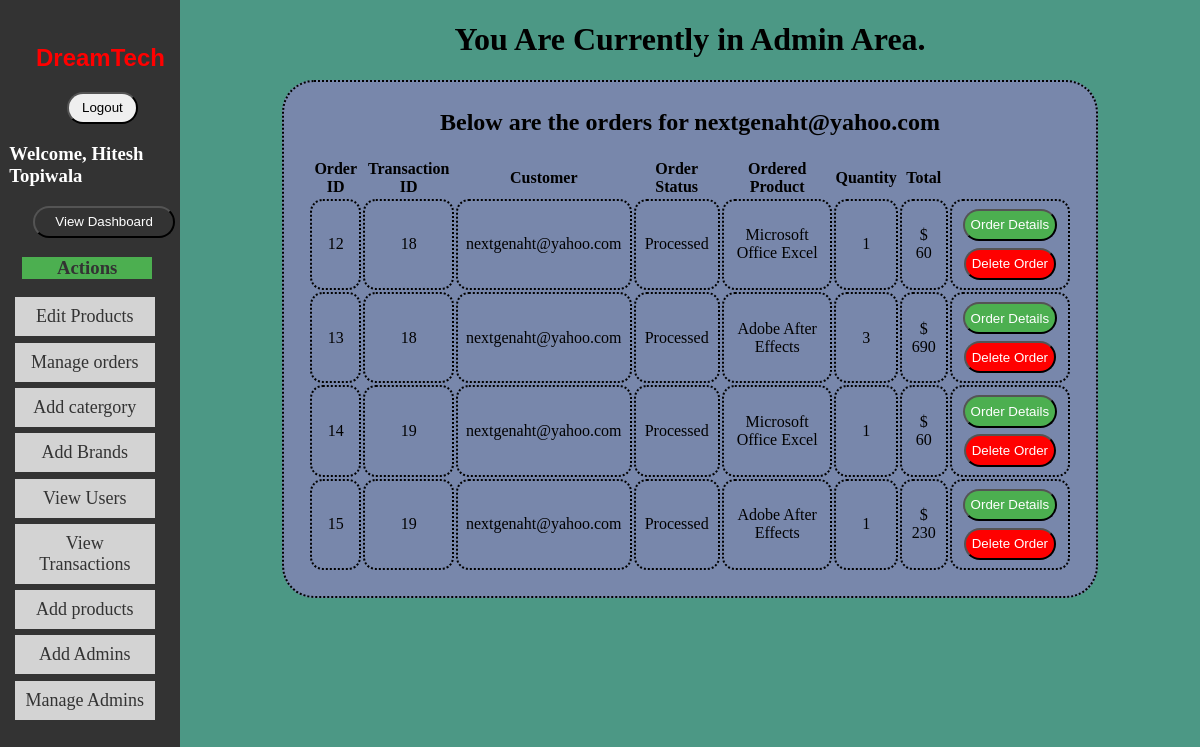
Screenshot of /DreamTech/admin_tools/admin_dashboard.php?user_orders=nextgenaht@yahoo.com (signed in) with the database file from the repository.
### tables this page shows
CREATE TABLE `orders` (
  `trasaction_id` int(255) NOT NULL,
  `order_id` int(255) NOT NULL,
  `customer_email` varchar(255) NOT NULL,
  `order_status` text NOT NULL,
  `product_title` text NOT NULL,
  `product_price` int(255) NOT NULL,
  `product_total` varchar(255) NOT NULL,
  `ordered_qty` int(255) NOT NULL,
  `cust_comments` varchar(255) NOT NULL,
  `cust_add` varchar(255) NOT NULL,
  `cust_city` varchar(100) NOT NULL,
  `cust_state` varchar(100) NOT NULL,
  `cust_zip` varchar(255) NOT NULL,
  `cust_country` varchar(100) NOT NULL,
  `product_image` varchar(255) NOT NULL
);

### DreamTech/admin_tools/view_user_orders.php (the view, shortened to what this page needs)
<link rel="stylesheet" type="text/css" href="Insert.css"/>
<link rel="stylesheet" type="text/css" href="Addcat.css"/>
<link rel="stylesheet" type="text/css" href="viewUsers.css"/>
<?php include("db.php");
$cust_email = $_GET['user_orders'];
?>
<div id="contentr">
<center><h1>You Are Currently in Admin Area. </h1></center>
</div>
<div id="content2">
<table>
<tr>
<th colspan="8"><h2> Below are the orders for <?php echo $cust_email;?></h2></th>
</tr>
<tr>
<th>Order ID</th>
<th>Transaction ID</th>
<th>Customer</th>
<th>Order Status</th>
<th>Ordered Product</th>
<th>Quantity</th>
<th>Total</th>
</tr>
<center>
<?php
$get_users = "SELECT * FROM orders WHERE customer_email='$cust_email'";
	$run_users= mysqli_query($connect,$get_users);
	while($row_img= mysqli_fetch_array($run_users)){
	$order_id = $row_img['order_id'];
	$transaction_id= $row_img['trasaction_id'];
	$order_status = $row_img['order_status'];
	$product_title = $row_img['product_title'];
	$product_total = $row_img['product_total'];
	$ordered_qty = $row_img['ordered_qty'];
		echo "
		<style>
		#del{
			padding-top:.5em;
			padding-bottom:.5em;
			padding-right:1.5em:
			padding-left:1.5em;
			background-color:#FF0000;
			color:white;
			border-radius:4em;
			margin-top:.5em;
		}
		#normal{
			padding-top:.5em;
			padding-bottom:.5em;
			padding-right:1.5em:
			padding-left:1.5em;
			background-color:#4CAF50;
			color:white;
			border-radius:4em;
		}
		td{
			text-align:center;
		}
		</style>
		<tr>
		<td>$order_id</td>
		<td>$transaction_id</td>
		<td>$cust_email</td>
		<td>$order_status</td>
		<td>$product_title</td>
		<td>$ordered_qty</td>
		<td>$ $product_total</td>
		<td>
		<a href='admin_dashboard.php?order_details=$order_id'><button id='normal'>Order Details</button></a>
		<a href='admin_dashboard.php?del_order=$order_id'><button id='del'>Delete Order</button></a>
		</td>
		</tr>
		";
	}
?>
</center>
</table>
</div>

### DreamTech/admin_tools/admin_dashboard.php (shortened to what this page needs)
 <?php
include('db.php');
$user = $_SESSION['username'];
$get_img = "select * from admin where username='$user'";
$run_img = mysqli_query($connect, $get_img);
$row_img = mysqli_fetch_array($run_img);
	$c_name = $row_img['admin_name'];
?>
 <html>
 <head>
 <link rel="stylesheet" type="text/css" href="admin_dashboard.css"/>
  <link rel="stylesheet" type="text/css" href="viewproducts.css"/>
 </head>
 <body>
 <div id="sidebar">
	<h2 id="hd">DreamTech</h2>
<div id="welcome">
  <a href="logout.php"><button id="btn">Logout</button></a>
  <h3 id="wel">Welcome,<?php echo" $c_name";?></h3>
</div>
<a href="admin_dashboard.php"><button id="btn1">View Dashboard</button>
 <div id="actions">
 <h3 id="ac">Actions</h3>
 <ul>
 <li><a href="admin_dashboard.php?editproducts">Edit Products</a></li>
 <li><a href="admin_dashboard.php?manageorders">Manage orders</a></li>
 <li><a href="admin_dashboard.php?addcat">Add catergory</a></li>
 <li><a href="admin_dashboard.php?addbrands">Add Brands</a></li>
 <li><a href="admin_dashboard.php?viewusers">View Users</a></li>
 <li><a href="admin_dashboard.php?viewtransaction">View Transactions</a></li>
<li><a href="admin_dashboard.php?addproducts">Add products</a></li>
<li><a href="admin_dashboard.php?addadmins"> Add Admins</a></li>
<li><a href="admin_dashboard.php?manage_admins">Manage Admins</a></li>
</ul>
 </div>
 </div>
<div id="content">
<?php
if(isset($_GET['user_orders'])){
	include("view_user_orders.php");
}
?>
	</div>
 </body>
 </html>

### DreamTech/admin_tools/admin_dashboard.css (style rules this page uses)
#sidebar { background-color: #333; width: 15%; height: 100%; margin:0; color:white; float:left ; }
#content { width: 85%; background-color: rgba(76, 175, 130, .7); height: 100%; float:left; overflow-y:scroll; }
body { margin: 0px; }
#hd { padding-top: 1em; padding-left:1.5em; font-family:"Comic Sans MS", cursive, sans-serif; color: Red; }
ul,li { list-style: none; text-align: center; }
li { background-color: lightgray; color:#333; padding:.5em; margin-right:1.4em; margin-left: -1.4em; margin-top:.35em; font-size:18px; }
#ac { margin-left: 1.2em; background-color:#4CAF50; margin-right:1.5em; text-align:center; }
#wel { padding-left:.5em; }
a, a:visited { color:#333; text-decoration:none; }
#btn { padding-top: .5em; padding-bottom:.5em; padding-right:1em; padding-left:1em; border-radius: 2em; margin-left:5em; }
#btn1, #btn1:visited { padding-top: .5em; padding-bottom:.5em; padding-right:1.5em; padding-left:1.5em; border-radius: 2em; margin-left:2.5em; background-color: #333; color:white; }

### DreamTech/admin_tools/Insert.css (style rules this page uses)
body { background-color: #4F628E; }
table { border-radius: 2em; border: 2px dotted black; padding:1.5em; width:60%; margin-right: 20%; margin-left:20%; background-color:#7887AB; }
td { border-radius:.8em; border: 2px dotted black; padding:.5em; }

### DreamTech/admin_tools/viewUsers.css (style rules this page uses)
table { border-radius: 2em; border: 2px dotted black; padding:1.5em; width:80%; margin-right: 10%; margin-left:10%; background-color:#7887AB; }

### DreamTech/admin_tools/view_user_orders.php (style rules this page uses)
#del { padding-top:.5em; padding-bottom:.5em; padding-right:1.5em: padding-left:1.5em; background-color:#FF0000; color:white; border-radius:4em; margin-top:.5em; }
#normal { padding-top:.5em; padding-bottom:.5em; padding-right:1.5em: padding-left:1.5em; background-color:#4CAF50; color:white; border-radius:4em; }
td { text-align:center; }

### rows the page displays
orders: order_id "12", trasaction "18", order_status "Processed", product_title "Microsoft Office Excel", ordered_qty "1", product_total "60"
orders: order_id "13", trasaction "18", order_status "Processed", product_title "Adobe After Effects", ordered_qty "3", product_total "690"
orders: order_id "14", trasaction "19", order_status "Processed", product_title "Microsoft Office Excel", ordered_qty "1", product_total "60"
orders: order_id "15", trasaction "19", order_status "Processed", product_title "Adobe After Effects", ordered_qty "1", product_total "230"

### other values shown
$c_name "Hitesh Topiwala"
$cust_email "nextgenaht@yahoo.com"
